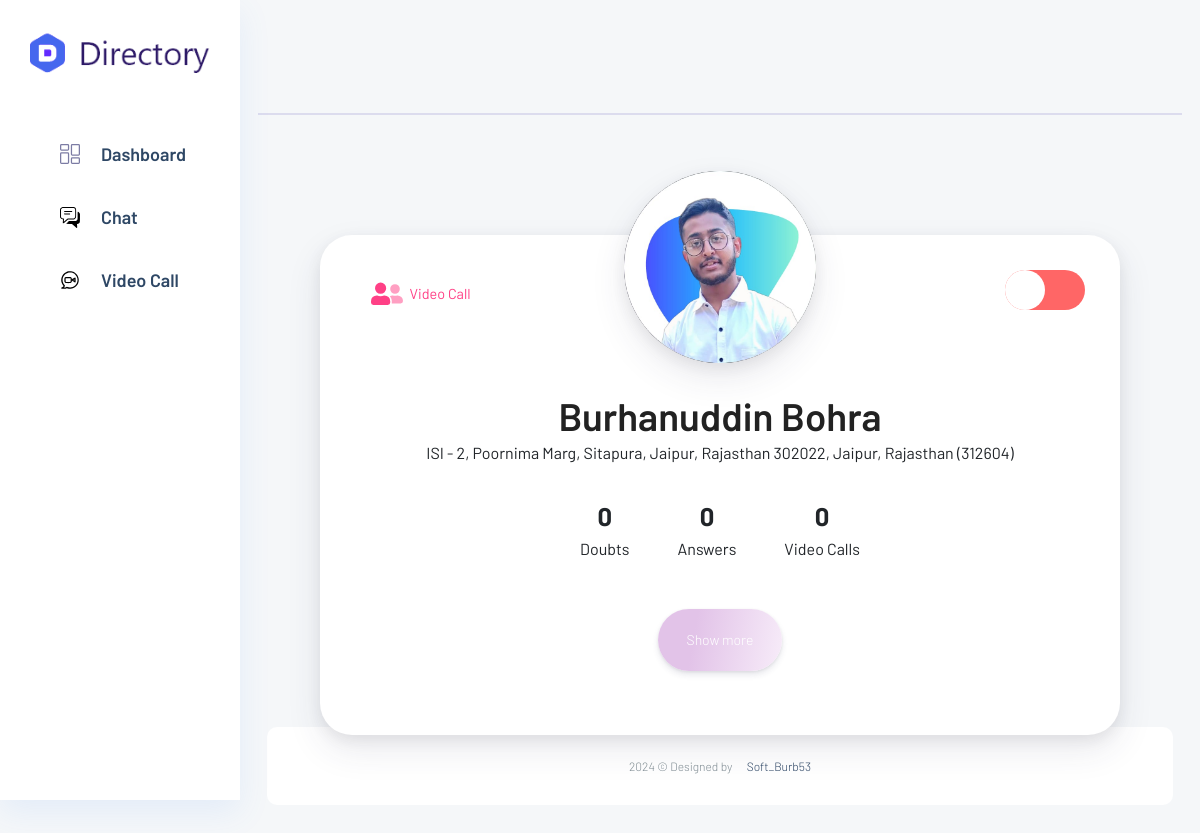
/teacher/Dashboard/Pages/profile.php (signed in), run on the app's committed database.
### tables this page shows
CREATE TABLE `teacher` (
  `id` int(11) NOT NULL,
  `teacher_id` int(255) NOT NULL,
  `photo` varchar(255) NOT NULL,
  `name` varchar(255) NOT NULL,
  `email` varchar(255) NOT NULL,
  `contact` varchar(20) NOT NULL,
  `age` varchar(20) NOT NULL,
  `gender` varchar(20) NOT NULL,
  `tech_stack` varchar(255) NOT NULL,
  `experience` varchar(255) NOT NULL,
  `resume` varchar(255) NOT NULL,
  `address` varchar(255) NOT NULL,
  `city` varchar(255) NOT NULL,
  `state` varchar(50) NOT NULL,
  `pin` varchar(20) NOT NULL,
  `created_at` datetime NOT NULL DEFAULT current_timestamp(),
  `active` int(11) NOT NULL DEFAULT 0,
  `verified` int(11) NOT NULL DEFAULT 0
);

### teacher/Dashboard/Pages/profile.php (the view, shortened to what this page needs)
<?php
include('../../../includes/config.php');
$teacher_id = $_SESSION['user_id'];
$video_call_count = 0;
$stmt_doubt = $dbh->prepare("SELECT COUNT(*) AS doubt_count FROM doubt WHERE teacher_id = :teacher_id");
$stmt_doubt->bindParam(':teacher_id', $teacher_id);
$stmt_doubt->execute();
$doubt_row = $stmt_doubt->fetch(PDO::FETCH_ASSOC);
$doubt_count = $doubt_row['doubt_count'];
$stmt_answer = $dbh->prepare("SELECT COUNT(*) AS answer_count FROM doubt WHERE teacher_id = :teacher_id AND feedback = 1");
$stmt_answer->bindParam(':teacher_id', $teacher_id);
$stmt_answer->execute();
$answer_row = $stmt_answer->fetch(PDO::FETCH_ASSOC);
$answer_count = $answer_row['answer_count'];
$stmt = $dbh->prepare("SELECT * FROM teacher WHERE teacher_id = :teacher_id ORDER BY created_at DESC LIMIT 1");
$stmt->bindParam(':teacher_id', $teacher_id);
$stmt->execute();
$user = $stmt->fetchAll(PDO::FETCH_ASSOC);
foreach ($user as $userInfo) {
  $name = $userInfo['name'];
  $address = $userInfo['address'];
  $city = $userInfo['city'];
  $state = $userInfo['state'];
  $pin = $userInfo['pin'];
}
?>
<!DOCTYPE html>
<html lang="en">
<head>
  <link rel="stylesheet" href="./css/style.css">
  <link rel="stylesheet" href="./css/demo.css">
  <link rel="stylesheet" href="../css/bootstrap1.min.css">
  <link rel="stylesheet" href="../vendors/themefy_icon/themify-icons.css">
  <link rel="stylesheet" href="../vendors/swiper_slider/css/swiper.min.css">
  <link rel="stylesheet" href="../vendors/select2/css/select2.min.css">
  <link rel="stylesheet" href="../vendors/niceselect/css/nice-select.css">
  <link rel="stylesheet" href="../vendors/owl_carousel/css/owl.carousel.css">
  <link rel="stylesheet" href="../vendors/gijgo/gijgo.min.css">
  <link rel="stylesheet" href="../vendors/font_awesome/css/all.min.css">
  <link rel="stylesheet" href="../vendors/tagsinput/tagsinput.css">
  <link rel="stylesheet" href="../vendors/datepicker/date-picker.css">
  <link rel="stylesheet" href="../vendors/datatable/css/jquery.dataTables.min.css">
  <link rel="stylesheet" href="../vendors/datatable/css/responsive.dataTables.min.css">
  <link rel="stylesheet" href="../vendors/datatable/css/buttons.dataTables.min.css">
  <link rel="stylesheet" href="../vendors/text_editor/summernote-bs4.css">
  <link rel="stylesheet" href="../vendors/morris/morris.css">
  <link rel="stylesheet" href="../vendors/material_icon/material-icons.css">
  <link rel="stylesheet" href="../css/metisMenu.css">
  <link rel="stylesheet" href="../css/style1.css">
  <link rel="stylesheet" href="../css/colors/default.css" id="colorSkinCSS">
  <link rel="stylesheet" href="https://code.jquery.com/ui/1.12.1/themes/base/jquery-ui.css">
</head>
<body>
  <?php include('../includes/sidebar.php'); ?>
  <section class="main_content dashboard_part">
    <?php include('../includes/navbar.php'); ?>
    <main class="cd__main" style="background-color: #F5F7F9;">
      <div class="profile-page">
        <div class="content">
          <div class="content__cover">
            <div class="content__avatar"><a href="../img/profile.jpg"></a></div>
          </div>
          <div class="content__actions"><a href="video_call.php">
              <span>Video Call</span></a>
              <div class="toggle-container">
  <div class="toggle-button toggle-off"></div>
</div>
          </div>
          <div class="content__title">
            <h1><?php echo $name ?></h1><span><?php echo $address . ", " . $city . ", " . $state . " (" . $pin . ")"  ?></span>
          </div>
          <ul class="content__list">
            <li><span><?php echo $doubt_count ?></span>Doubts</li>
            <li><span><?php echo $answer_count ?></span>Answers</li>
            <li><span><?php echo $video_call_count ?></span>Video Calls</li>
          </ul>
          <div class="content__button">
            <a id="toggleButton" class="button" href="javascript:void(0);" onclick="toggleDetails()">
              <p class="button__text" style="color: white;">Show more</p>
            </a>
          </div>
        </div>
      </div>
    </main>
    <?php include('../includes/footer.php'); ?>
  </section>
</body>
</html>

### teacher/Dashboard/Pages/css/style.css (style rules this page uses)
* { margin: 0; padding: 0; box-sizing: border-box; }
.cd__main { display: block !important; }
body { background: #fff; font: 14px/1.4 -apple-system, BlinkMacSystemFont, "Segoe UI", Roboto, "Helvetica Neue", Arial, sans-serif, "Apple Color Emoji", "Segoe UI Emoji", "Segoe UI Symbol", "Noto Color Emoji"; color: rgba(0,0,0,0.6); }
.profile-page { display: flex; padding-top: 5rem; }
.profile-page .content { display: flex; flex-direction: column; max-width: 800px; width: 100%; position: relative; z-index: 2; margin: auto; padding: 2rem; background: #fff; border-radius: 2rem; box-shadow: 0 15px 35px rgba(50,50,93,0.1), 0 5px 15px rgba(0,0,0,0.07); }
.profile-page .content__cover { position: relative; background: linear-gradient(150deg, #1d8cf8 20%, #3358f4 100%); }
.profile-page .content__avatar { width: 12rem; height: 12rem; position: absolute; bottom: 0; left: 50%; z-index: 2; transform: translate(-50%, 50%); background: #8f6ed5 url("https://image.freepik.com/free-photo/friendly-brunette-looking-camera_23-2147774849.jpg") center center no-repeat; background-size: cover; border-radius: 50%; box-shadow: 0 15px 35px rgba(50,50,93,0.1), 0 5px 15px rgba(0,0,0,0.07); }
.profile-page .content__avatar::before { content: ""; position: absolute; top: 0; bottom: 0; left: 0; right: 0; border-radius: 50%; }
.profile-page .content__actions { display: flex; justify-content: space-between; padding: 0.2rem; }
.profile-page .content__actions a { display: flex; flex-flow: row nowrap; align-items: center; justify-content: center; height: 3rem; padding: 0.2rem 1rem; border-radius: 2rem; text-decoration: none; font-size: 0.9rem; }
.profile-page .content__actions a svg { width: 2rem; margin-right: 0.4rem; }
.profile-page .content__actions a:first-child { color: #ff4086; }
.profile-page .content__title { margin-top: 4.5rem; text-align: center; order: 1; }
.profile-page .content__title h1 { margin-bottom: 0.1rem; font-size: 2.4rem; }
.profile-page .content__title span { font-size: 1rem; }
.profile-page .content__list { display: flex; justify-content: center; margin-top: 2rem; list-style-type: none; order: 3; }
.profile-page .content__list li { padding: 0 1.5rem; text-align: center; font-size: 1rem; }
.profile-page .content__list li span { display: block; margin-bottom: 0.1rem; font-weight: bold; font-size: 1.6rem; }
.profile-page .content__button { margin: 3rem 0 2rem; text-align: center; order: 4; }
.profile-page .content__button .button { display: inline-block; padding: 1.2rem 1.8rem; text-align: center; text-decoration: none; background: linear-gradient(100deg, #E2C3E8 30%, #F7ECF9 100%); border-radius: 2rem; box-shadow: 0 4px 6px rgba(50,50,93,0.11), 0 1px 3px rgba(0,0,0,0.08); font-size: 1rem; color: #fff; cursor: pointer; }

### teacher/Dashboard/Pages/css/demo.css (style rules this page uses)
* { margin: 0; padding: 0; }
*, *::before, *::after { margin: 0; padding: 0; box-sizing: inherit; }
body { min-height: 100vh; display: flex; justify-content: center; flex-wrap: wrap; align-content: flex-start; font-family: 'Roboto', sans-serif; font-style: normal; font-weight: 300; font-smoothing: antialiased; -webkit-font-smoothing: antialiased; -moz-osx-font-smoothing: grayscale; font-size: 15px; background: #eee; }
.cd__main { background: #fff; padding: 20px; flex-direction: row; flex-wrap: wrap; justify-content: center; }
.cd__main { display: flex; width: 100%; }

### teacher/Dashboard/Pages/profile.php (style rules this page uses)
.toggle-container { display: inline-block; overflow: hidden; }
.toggle-button { display: inline-block; width: 80px; height: 40px; background-color: #ff6666; border-radius: 20px; position: relative; cursor: pointer; transition: background-color 0.3s; }
.toggle-button::before { content: ""; position: absolute; width: 40px; height: 40px; background-color: white !important; border-radius: 50%; transition: background-color 0.3s; }
.toggle-button.toggle-off::before { left: 0; }
.toggle-button.toggle-off::before { background-color: #ff6666; }

### data on the page
teacher: name "Burhanuddin Bohra", address "ISI - 2, Poornima Marg, Sitapura, Jaipur, Rajasthan 302022", city "Jaipur", state "Rajasthan", pin "312604"

### other printed values
$doubt_count "0"
$answer_count "0"
$video_call_count "0"
